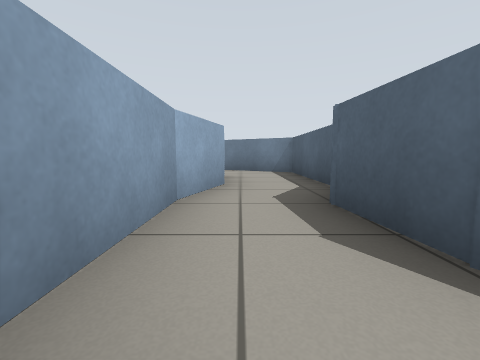
[1] (above)

17 first-person views from a walk through a Gazebo world. The camera is 0.51 m above the floor, tilts 6° down and sees 90° across. The floor is counted in squares, 1 m on a side. Each view is taken from the middle of a square. On the plan, view 1 faces up. The plan holds only what a view shows up to about 9 squares ahead; the rest is blank.

[2]
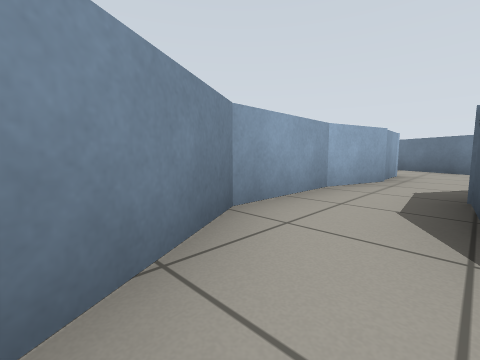

[3]
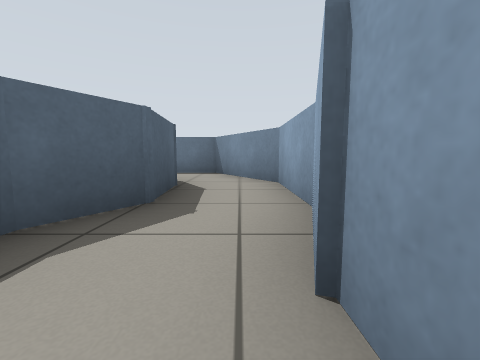

[4]
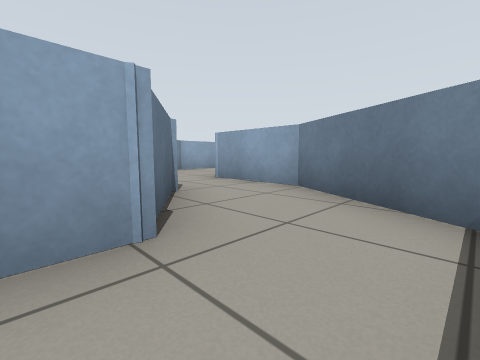

[5]
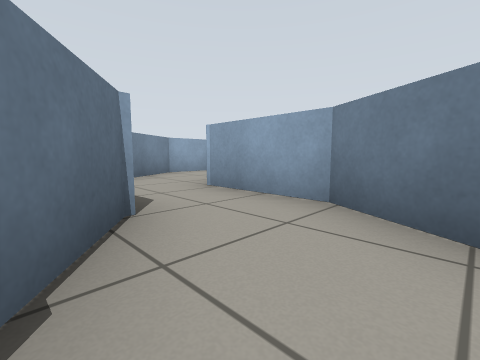

[6]
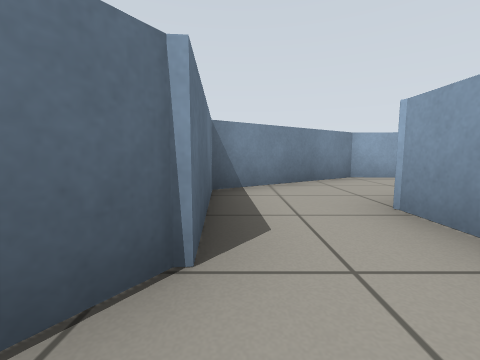

[7]
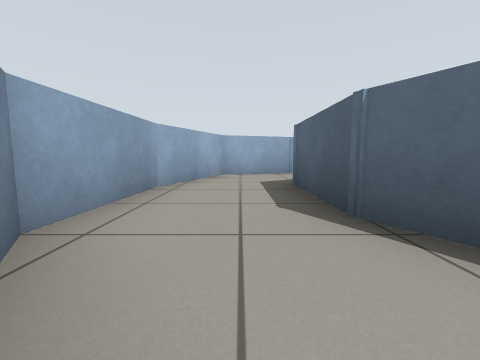

[8]
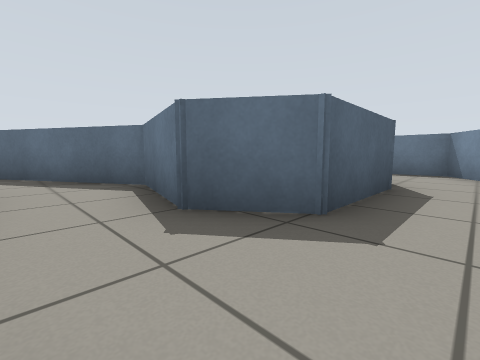

[9]
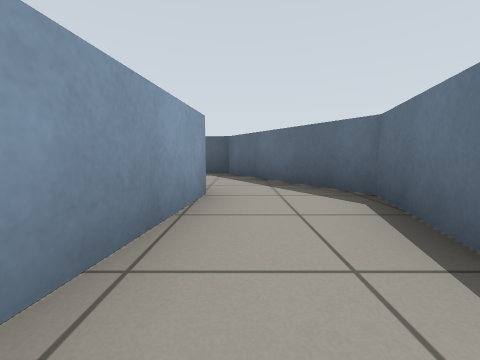

[10]
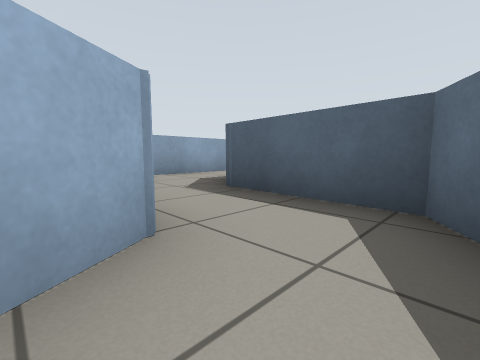

[11]
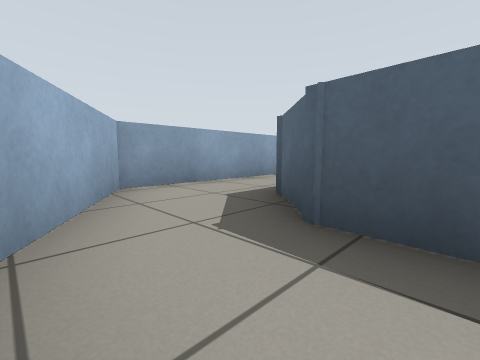

[12]
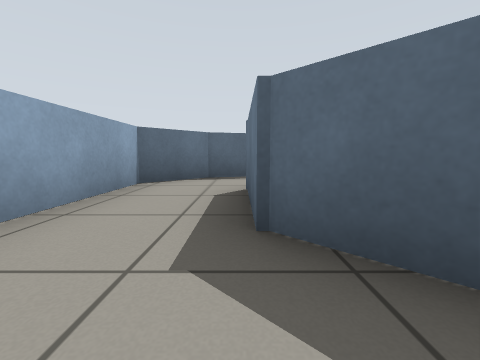

[13]
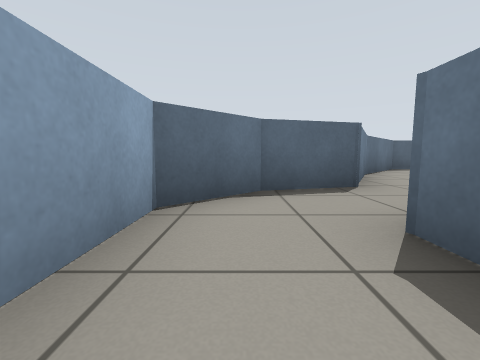

[14]
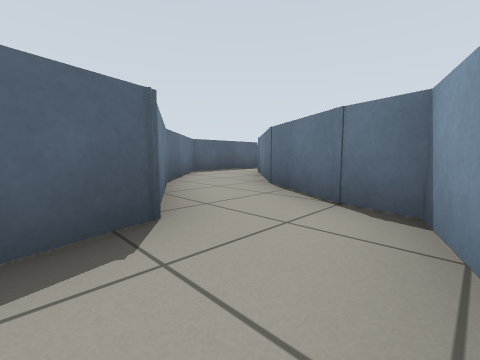

[15]
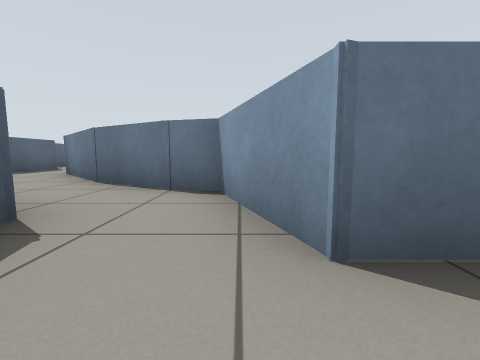

[16]
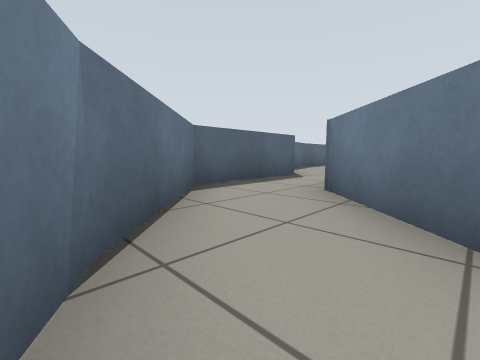

[17]
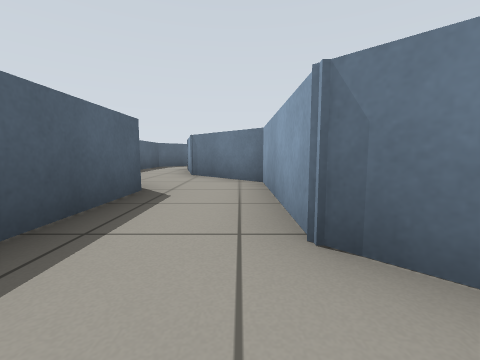

### Floor plan
Ten units are one square. View 1 is at (0, 0); x grows to the right and y downward. Boxes are objects, and circles mark ways between rooms. Rooms are numbered by the first view taken in them; rooms with no view inside come last. Other rooms are left out.
<svg viewBox="-69 -203 198 226">
<path fill="none" stroke="#000" d="M-7 -27 -7 -6 1 8M-4 -56 -3 -40 -7 -26M11 -10 10 -25 15 -34 15 -70 -1 -79M1 8 7 18 19 18M-37 -93 -41 -99M-56 -83 -45 -66 -22 -68 -4 -56M-1 -79 -11 -85 -34 -85M-41 -121 -30 -128 -10 -123 6 -132M-9 -144 -36 -148 -54 -142 -63 -118M7 -155 -1 -150M6 -132 25 -143 26 -169M26 -169 37 -179 55 -179M74 -187 63 -198 22 -198 9 -175M86 -147 106 -127M80 -149 88 -145M104 -157 86 -167M111 -149 102 -157M106 -127 106 -96 123 -78M124 -105 124 -137 111 -149M-41 -99 -41 -121M-63 -118 -64 -95 -56 -83M70 -155 80 -149M86 -167 78 -172 74 -187M55 -179 63 -157 72 -154"/>
<circle cx="0" cy="0" r="3" fill="#2a7"/>
<circle cx="-10" cy="-70" r="3" fill="#2a7"/>
<circle cx="-50" cy="-90" r="3" fill="#2a7"/>
<circle cx="10" cy="-140" r="3" fill="#2a7"/>
<circle cx="-50" cy="-120" r="3" fill="#2a7"/>
<circle cx="20" cy="-170" r="3" fill="#2a7"/>
<circle cx="60" cy="-180" r="3" fill="#2a7"/>
<circle cx="100" cy="-140" r="3" fill="#2a7"/>
<circle cx="80" cy="-160" r="3" fill="#2a7"/>
<text x="0" y="-40">1</text>
<text x="20" y="10">2</text>
<text x="-30" y="-80">3</text>
<text x="-30" y="-130">4</text>
<text x="10" y="-150">5</text>
<text x="40" y="-190">6</text>
<text x="90" y="-150">7</text>
<text x="110" y="-120">8</text>
<text x="-50" y="-100">9</text>
<text x="70" y="-170">10</text>
</svg>
Room 1 opens to room 2. Room 1 opens to room 3. Room 3 opens to room 9. Room 4 opens to room 5. Room 4 opens to room 9. Room 5 opens to room 6. Room 6 opens to room 10. Room 7 opens to room 8. Room 7 opens to room 10.

Where each view was taken, in squares from view 1:
view 1: 0 up, 0 right, facing up
view 2: 1 down, 1 right, facing up-left
view 3: 5 up, 0 right, facing down
view 4: 5 up, 1 right, facing up-left
view 5: 6 up, 0 right, facing up-left
view 6: 7 up, 1 left, facing left
view 7: 8 up, 5 left, facing up
view 8: 14 up, 5 left, facing down-right
view 9: 14 up, 4 left, facing right
view 10: 14 up, 0 right, facing up-right
view 11: 16 up, 1 right, facing up-right
view 12: 18 up, 2 right, facing right
view 13: 19 up, 4 right, facing right
view 14: 18 up, 6 right, facing down-right
view 15: 19 up, 6 right, facing down
view 16: 16 up, 9 right, facing down-right
view 17: 14 up, 11 right, facing down
